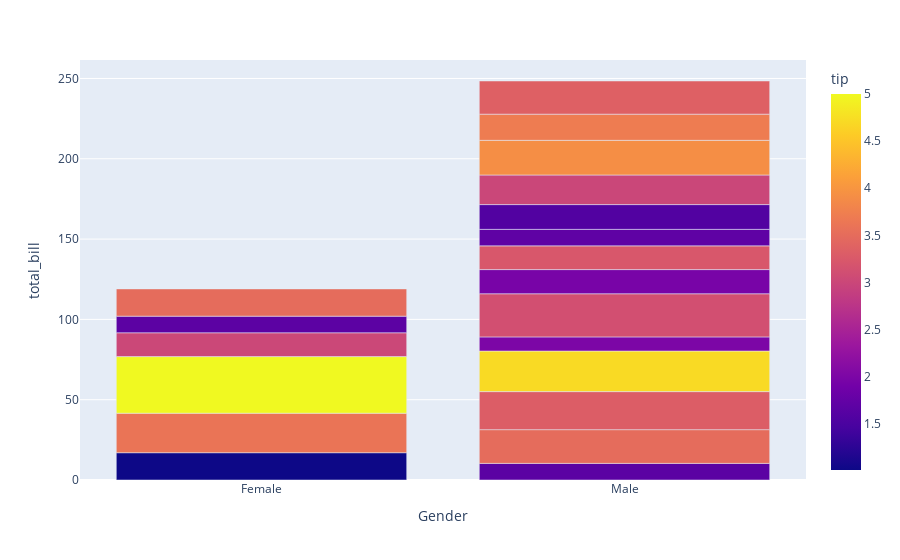

Notebook code for this chart:
### Code cell
ply.bar(heart,x= 'sex', y='total_bill', labels={'sex':'Gender'},color="tip",hover_data=['smoker', 'size'])

### Figure 1 — Plotly figure (JSON) as saved in the notebook; plotly's stock layout.template omitted (floating-point values rounded to 4 significant figures)
{"data": [{"alignmentgroup": "True", "customdata": [["No", 2], ["No", 3], ["No", 3], ["No", 2], ["No", 4], ["No", 4], ["No", 2], ["No", 4], ["No", 2], ["No", 2], ["No", 2], ["No", 4], ["No", 2], ["No", 4], ["No", 2], ["No", 2], ["No", 3], ["No", 3], ["No", 3], ["No", 3]], "hovertemplate": "Gender=%{x}<br>total_bill=%{y}<br>smoker=%{customdata[0]}<br>size=%{customdata[1]}<br>tip=%{marker.color}<extra></extra>", "legendgroup": "", "marker": {"color": [1.01, 1.66, 3.5, 3.31, 3.61, 4.71, 2, 3.12, 1.96, 3.23, 1.71, 5, 1.57, 3, 3.02, 3.92, 1.67, 3.71, 3.5, 3.35], "coloraxis": "coloraxis"}, "name": "", "offsetgroup": "", "orientation": "v", "showlegend": false, "textposition": "auto", "type": "bar", "x": ["Female", "Male", "Male", "Male", "Female", "Male", "Male", "Male", "Male", "Male", "Male", "Female", "Male", "Male", "Female", "Male", "Female", "Male", "Female", "Male"], "xaxis": "x", "y": [16.99, 10.34, 21.01, 23.68, 24.59, 25.29, 8.77, 26.88, 15.04, 14.78, 10.27, 35.26, 15.42, 18.43, 14.83, 21.58, 10.33, 16.29, 16.97, 20.65], "yaxis": "y"}], "layout": {"barmode": "relative", "coloraxis": {"colorbar": {"title": {"text": "tip"}}, "colorscale": [[0, "#0d0887"], [0.1111, "#46039f"], [0.2222, "#7201a8"], [0.3333, "#9c179e"], [0.4444, "#bd3786"], [0.5556, "#d8576b"], [0.6667, "#ed7953"], [0.7778, "#fb9f3a"], [0.8889, "#fdca26"], [1, "#f0f921"]]}, "legend": {"tracegroupgap": 0}, "margin": {"t": 60}, "xaxis": {"anchor": "y", "domain": [0, 1], "title": {"text": "Gender"}}, "yaxis": {"anchor": "x", "domain": [0, 1], "title": {"text": "total_bill"}}}}
